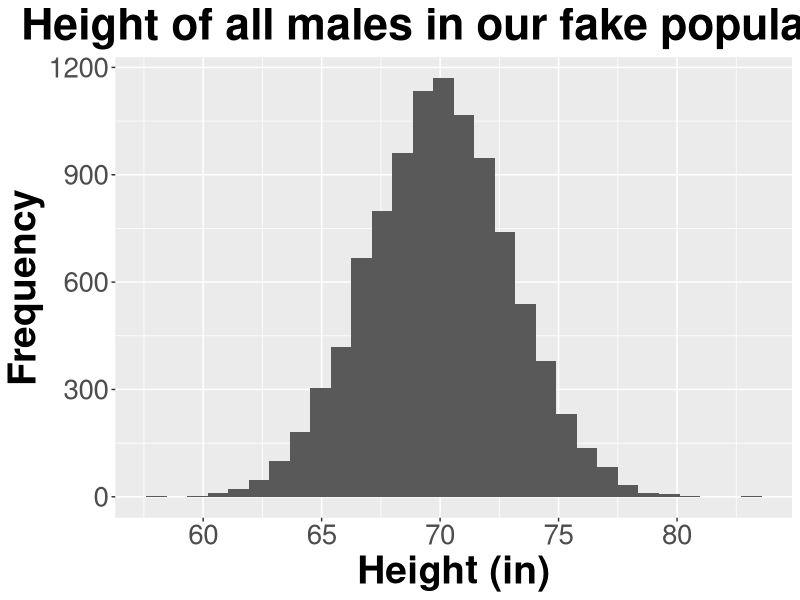
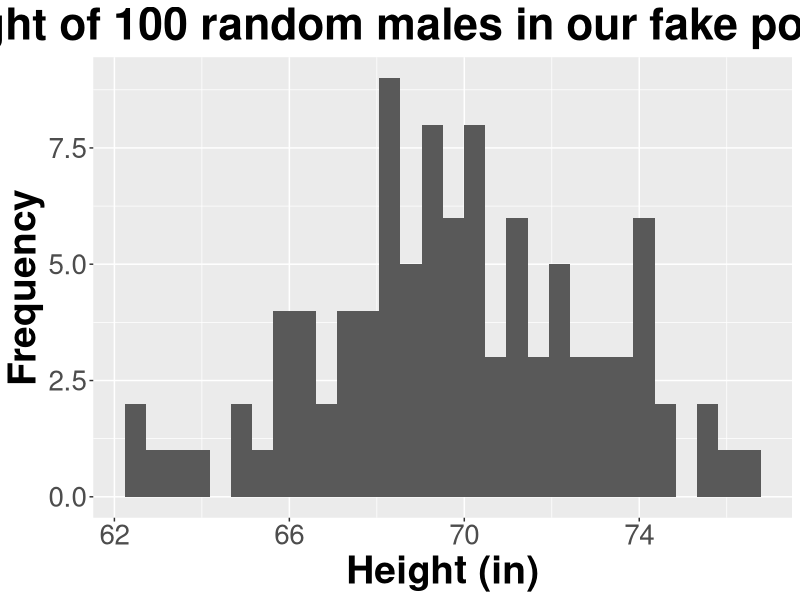
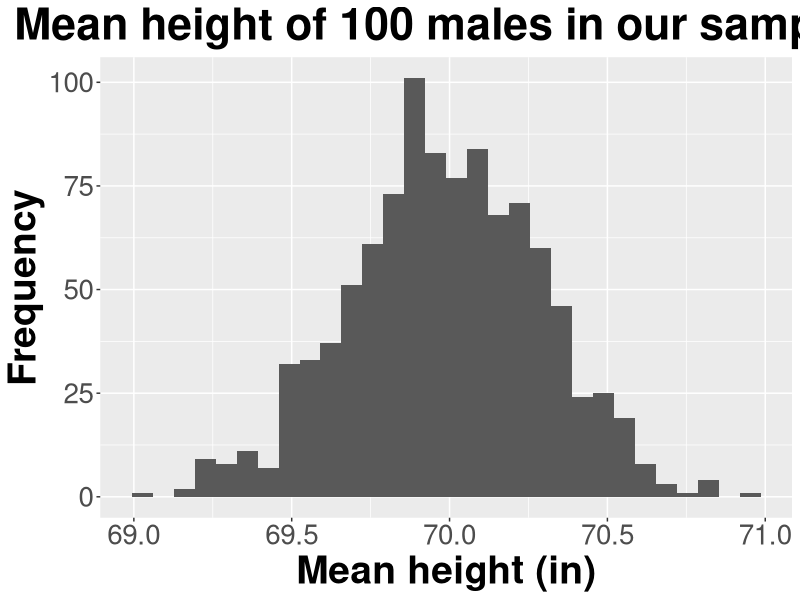
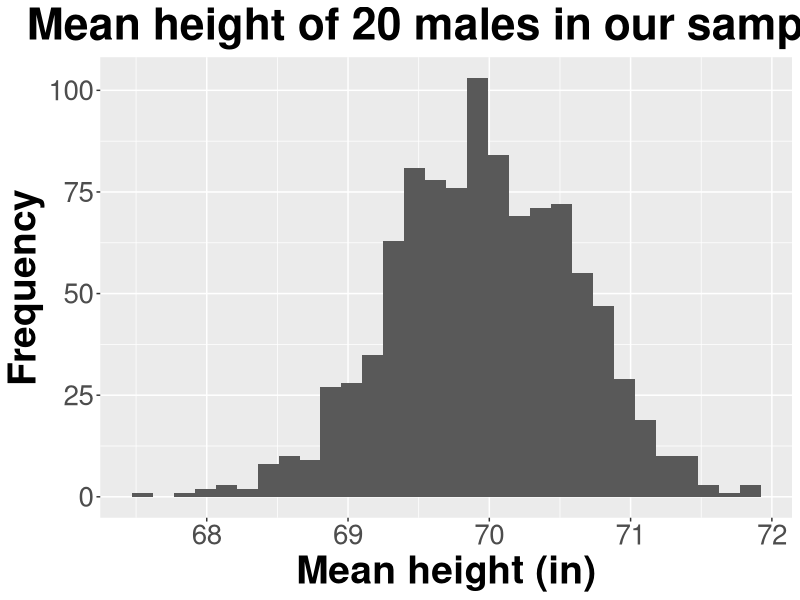
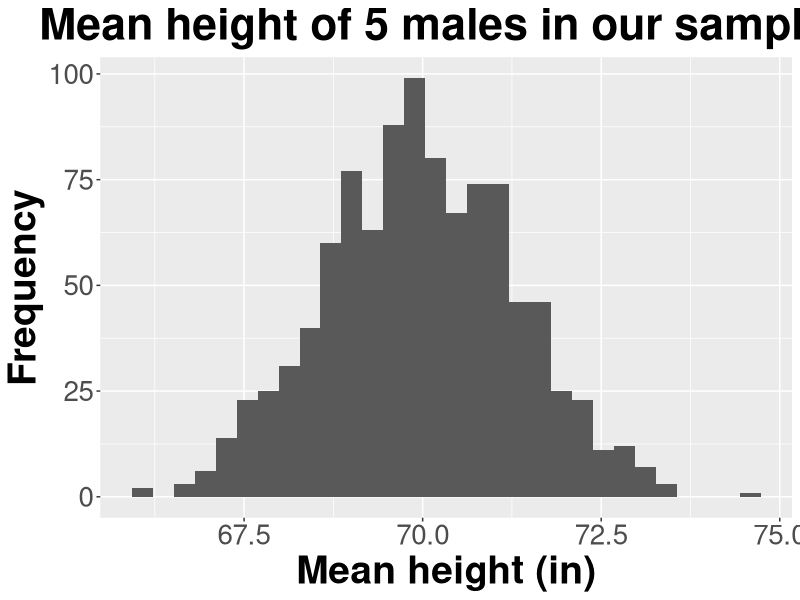
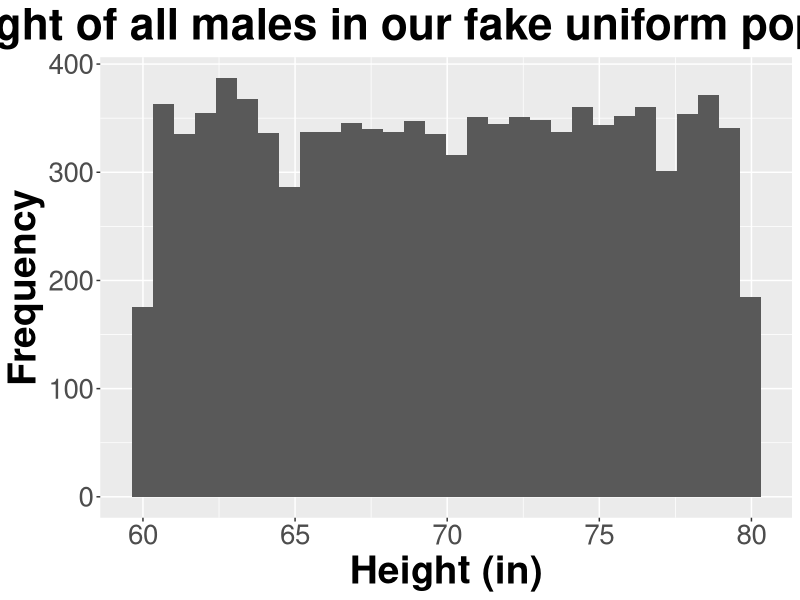
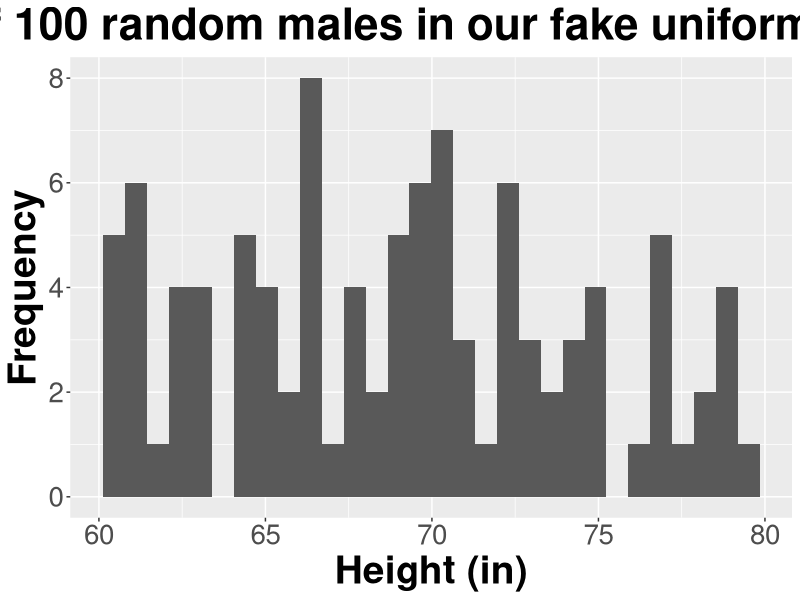
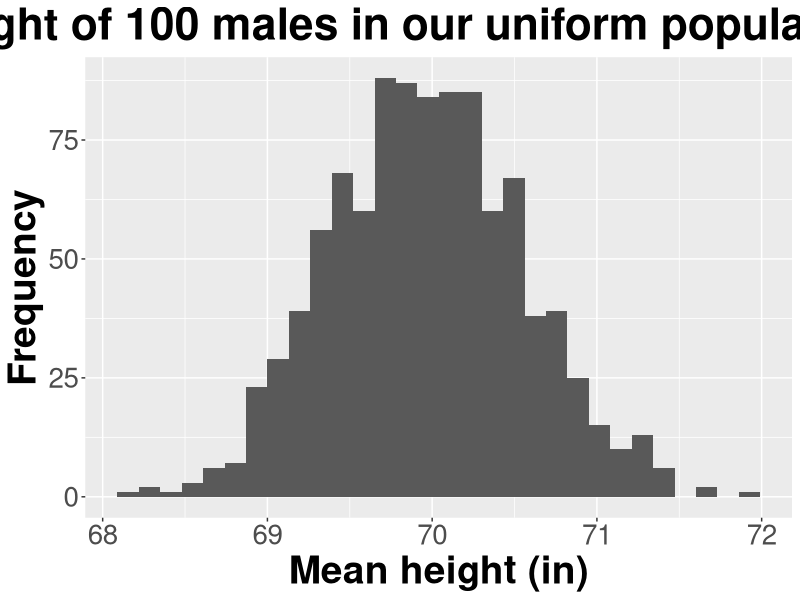

The R script that drew these images, in order:
#plots from 2. Estimation and probability.ppt


#create "population" of males####

population_size <- 10000
set.seed(42)
population_norm <- data.frame(id = 1:population_size, 
                         height = rnorm(population_size, 70, 3))

require(ggplot2)

ggplot(population_norm, aes_string("height")) + 
  geom_histogram(size=3) +
  xlab("Height (in)")+
  ylab("Frequency")+
  ggtitle("Height of all males in our fake population")+
  theme(axis.title.x = element_text(face="bold", size=28), 
        axis.title.y = element_text(face="bold", size=28), 
        axis.text.y  = element_text(size=20),
        axis.text.x  = element_text(size=20), 
        legend.text =element_text(size=20),
        legend.title = element_text(size=20, face="bold"),
        legend.position = "bottom",
        plot.title = element_text(hjust = 0.5, face="bold", size=32))

#sample a 100 of these####

sample_1 <- population_norm[sample(nrow(population_norm), 100),]
ggplot(sample_1, aes_string("height")) + 
  geom_histogram(size=3) +
  xlab("Height (in)")+
  ylab("Frequency")+
  ggtitle("Height of 100 random males in our fake population")+
  theme(axis.title.x = element_text(face="bold", size=28), 
        axis.title.y = element_text(face="bold", size=28), 
        axis.text.y  = element_text(size=20),
        axis.text.x  = element_text(size=20), 
        legend.text =element_text(size=20),
        legend.title = element_text(size=20, face="bold"),
        legend.position = "bottom",
        plot.title = element_text(hjust = 0.5, face="bold", size=32))
mean(sample_1$height)
sd(sample_1$height)

#now do this a 1000 times and record the mean of each time#####
number_of_samples <- 1000
sample_outcomes <- data.frame(mean = rep(NA, number_of_samples), sd = NA)

for (i in 1:number_of_samples){
  sample_1 <- population_norm[sample(nrow(population_norm), 100),]
  sample_outcomes$mean[i] <- mean(sample_1$height)
  sample_outcomes$sd[i] <- sd(sample_1$height)
  
}

ggplot(sample_outcomes, aes_string("mean")) + 
  geom_histogram(size=3) +
  xlab("Mean height (in)")+
  ylab("Frequency")+
  ggtitle("Mean height of 100 males in our samples")+
  theme(axis.title.x = element_text(face="bold", size=28), 
        axis.title.y = element_text(face="bold", size=28), 
        axis.text.y  = element_text(size=20),
        axis.text.x  = element_text(size=20), 
        legend.text =element_text(size=20),
        legend.title = element_text(size=20, face="bold"),
        legend.position = "bottom",
        plot.title = element_text(hjust = 0.5, face="bold", size=32))
mean(sample_outcomes$mean)
sd(sample_outcomes$mean)

#what if we only sampled 20####
##now do this a 1000 times and record it
number_of_samples <- 1000
sample_outcomes <- data.frame(mean = rep(NA, number_of_samples), sd = NA)

for (i in 1:number_of_samples){
  sample_1 <- population_norm[sample(nrow(population_norm), 20),]
  sample_outcomes$mean[i] <- mean(sample_1$height)
  sample_outcomes$sd[i] <- sd(sample_1$height)
  
}

ggplot(sample_outcomes, aes_string("mean")) + 
  geom_histogram(size=3) +
  xlab("Mean height (in)")+
  ylab("Frequency")+
  ggtitle("Mean height of 20 males in our samples")+
  theme(axis.title.x = element_text(face="bold", size=28), 
        axis.title.y = element_text(face="bold", size=28), 
        axis.text.y  = element_text(size=20),
        axis.text.x  = element_text(size=20), 
        legend.text =element_text(size=20),
        legend.title = element_text(size=20, face="bold"),
        legend.position = "bottom",
        plot.title = element_text(hjust = 0.5, face="bold", size=32))
mean(sample_outcomes$mean)
sd(sample_outcomes$mean)

#what if we only sampled 5####
##now do this a 1000 times and record it
number_of_samples <- 1000
sample_outcomes <- data.frame(mean = rep(NA, number_of_samples), sd = NA)

for (i in 1:number_of_samples){
  sample_1 <- population_norm[sample(nrow(population_norm), 5),]
  sample_outcomes$mean[i] <- mean(sample_1$height)
  sample_outcomes$sd[i] <- sd(sample_1$height)
  
}

ggplot(sample_outcomes, aes_string("mean")) + 
  geom_histogram(size=3) +
  xlab("Mean height (in)")+
  ylab("Frequency")+
  ggtitle("Mean height of 5 males in our samples")+
  theme(axis.title.x = element_text(face="bold", size=28), 
        axis.title.y = element_text(face="bold", size=28), 
        axis.text.y  = element_text(size=20),
        axis.text.x  = element_text(size=20), 
        legend.text =element_text(size=20),
        legend.title = element_text(size=20, face="bold"),
        legend.position = "bottom",
        plot.title = element_text(hjust = 0.5, face="bold", size=32))
mean(sample_outcomes$mean)
sd(sample_outcomes$mean)

#what if underlying data not normal?

#create "population" of males from uniform group ####

population_size <- 10000
set.seed(42)
population_unif <- data.frame(id = 1:population_size, 
                         height = runif(population_size, 60, 80))

ggplot(population_unif, aes_string("height")) + 
  geom_histogram(size=3) +
  xlab("Height (in)")+
  ylab("Frequency")+
  ggtitle("Height of all males in our fake uniform population")+
  theme(axis.title.x = element_text(face="bold", size=28), 
        axis.title.y = element_text(face="bold", size=28), 
        axis.text.y  = element_text(size=20),
        axis.text.x  = element_text(size=20), 
        legend.text =element_text(size=20),
        legend.title = element_text(size=20, face="bold"),
        legend.position = "bottom",
        plot.title = element_text(hjust = 0.5, face="bold", size=32))

#sample a 100 of these####

sample_unif_1 <- population_unif[sample(nrow(population_unif), 100),]
ggplot(sample_unif_1, aes_string("height")) + 
  geom_histogram(size=3) +
  xlab("Height (in)")+
  ylab("Frequency")+
  ggtitle("Height of 100 random males in our fake uniform population")+
  theme(axis.title.x = element_text(face="bold", size=28), 
        axis.title.y = element_text(face="bold", size=28), 
        axis.text.y  = element_text(size=20),
        axis.text.x  = element_text(size=20), 
        legend.text =element_text(size=20),
        legend.title = element_text(size=20, face="bold"),
        legend.position = "bottom",
        plot.title = element_text(hjust = 0.5, face="bold", size=32))


#now do this a 1000 times and record the mean each time ####
number_of_samples <- 1000
sample_outcomes <- data.frame(mean = rep(NA, number_of_samples), sd = NA)

for (i in 1:number_of_samples){
  sample_unif_1 <- population_unif[sample(nrow(population_unif), 100),]
  sample_outcomes$mean[i] <- mean(sample_unif_1$height)
  sample_outcomes$sd[i] <- sd(sample_unif_1$height)
  
}

ggplot(sample_outcomes, aes_string("mean")) + 
  geom_histogram(size=3) +
  xlab("Mean height (in)")+
  ylab("Frequency")+
  ggtitle("Mean height of 100 males in our uniform population samples")+
  theme(axis.title.x = element_text(face="bold", size=28), 
        axis.title.y = element_text(face="bold", size=28), 
        axis.text.y  = element_text(size=20),
        axis.text.x  = element_text(size=20), 
        legend.text =element_text(size=20),
        legend.title = element_text(size=20, face="bold"),
        legend.position = "bottom",
        plot.title = element_text(hjust = 0.5, face="bold", size=32))

#error bars in practice####
#back to our normal population of males
#using 2 se as rule of thumb
number_of_samples <- 20
sample_outcomes <- data.frame(mean = rep(NA, number_of_samples), sd = NA, se = NA)

for (i in 1:number_of_samples){
  sample_1 <- population_norm[sample(nrow(population_norm), 100),]
  sample_outcomes$mean[i] <- mean(sample_1$height)
  sample_outcomes$sd[i] <- sd(sample_1$height)
  sample_outcomes$se <- sd(sample_1$height)/sqrt(100)
}
sample_outcomes$sample <- as.factor(1:number_of_samples)
ggplot(sample_outcomes
       , aes_string(x="sample", y="mean")) +
  geom_point(size = 3) +
  geom_errorbar(aes(ymin=mean-(2*se), ymax=mean+(2*se)), size=1.5)+
  geom_hline(aes(yintercept=70)) +
  ylab("Mean")+
  xlab("Sample")+
  ggtitle("Variation in error bars")+
  theme(axis.title.x = element_text(face="bold", size=28), 
        axis.title.y = element_text(face="bold", size=28), 
        axis.text.y  = element_text(size=20),
        axis.text.x  = element_text(size=20), 
        legend.text =element_text(size=20),
        legend.title = element_text(size=20, face="bold"),
        plot.title = element_text(hjust = 0.5, face="bold", size=32))

#need for clarity

#error bars in practice
#using 2 se as rule of thumb
number_of_samples <- 1
sample_outcomes <- data.frame(mean = rep(NA, number_of_samples), sd = NA, se = NA)

for (i in 1:number_of_samples){
  sample_1 <- population_norm[sample(nrow(population_norm), 100),]
  sample_outcomes$mean[i] <- mean(sample_1$height)
  sample_outcomes$sd[i] <- sd(sample_1$height)
  sample_outcomes$se <- sd(sample_1$height)/sqrt(100)
}
sample_outcomes$sample <- as.factor(1:number_of_samples)

sample_1$sample <- "Data"
sample_1$data <- sample_1$height
onese <- sample_outcomes
onese$sample <- "+- 1 standard error"
onese$data <- onese$mean
onese$bar_length <-  onese$se
twosd <- sample_outcomes
twosd$sample <- "+- 2 standard error ~ \n 95% confidence interval"
twosd$data <- twosd$mean
twosd$bar_length <-  onese$se * 2
onesd <- sample_outcomes
onesd$sample <- "+- 1 standard deviation"
onesd$data <- onesd$mean
onesd$bar_length <-  onese$sd

example_clarity <- merge(sample_1, onese, all.x =T, all.y = T)
example_clarity <- merge(example_clarity, twosd, all.x =T, all.y = T)
example_clarity <- merge(example_clarity, onesd, all.x =T, all.y = T)

require(plyr)
example_clarity$sample <- relevel(as.factor(example_clarity$sample), "Data")

ggplot(example_clarity
       , aes_string(x="sample", y="data")) +
  geom_point(size = 3) +
  geom_errorbar(aes(ymin=mean-bar_length, ymax=mean+bar_length), size=1.5)+
  ylab("Height")+
  xlab("")+
  ggtitle("Variation in error bar display")+
  theme(axis.title.x = element_text(face="bold", size=28), 
        axis.title.y = element_text(face="bold", size=28), 
        axis.text.y  = element_text(size=20),
        axis.text.x  = element_text(size=20), 
        legend.text =element_text(size=20),
        legend.title = element_text(size=20, face="bold"),
        plot.title = element_text(hjust = 0.5, face="bold", size=32))

#comparing groups
#
summarySE <- function(data=NULL, measurevar, groupvars=NULL, na.rm=FALSE,
conf.interval=.95, .drop=TRUE) {
  library(plyr)
  
  # New version of length which can handle NA's: if na.rm==T, don't count them
  length2 <- function (x, na.rm=FALSE) {
    if (na.rm) sum(!is.na(x))
    else       length(x)
  }
  
  # This does the summary. For each group's data frame, return a vector with
  # N, mean, and sd
  datac <- ddply(data, groupvars, .drop=.drop,
                 .fun = function(xx, col) {
                   c(N    = length2(xx[[col]], na.rm=na.rm),
                     mean = mean   (xx[[col]], na.rm=na.rm),
                     sd   = sd     (xx[[col]], na.rm=na.rm)
                   )
                 },
                 measurevar
  )
  
  # Rename the "mean" column
  #  datac <- rename(datac, c("mean" = measurevar))
  
  datac$se <- datac$sd / sqrt(datac$N)  # Calculate standard error of the mean
  
  # Confidence interval multiplier for standard error
  # Calculate t-statistic for confidence interval:
  # e.g., if conf.interval is .95, use .975 (above/below), and use df=N-1
  ciMult <- qt(conf.interval/2 + .5, datac$N-1)
  datac$ci <- datac$se * ciMult
  
  return(datac)
}

#BAR PLOTS####
#Now let's use this to get the confidence intervals for each month and plot them
monthly_wind_data <- summarySE(airquality, measurevar = "Wind", groupvars = "Month")
#look at it
monthly_wind_data

#now plot it in ggplot2

require(ggplot2)

ggplot(monthly_wind_data
       , aes_string(x="Month", y="mean")) +
  geom_col(size = 3) +
  geom_errorbar(aes(ymin=mean-ci, ymax=mean+ci), size=1.5) +
  ylab("Wind speed (mph)")+ggtitle("Wind speed over time")+
  theme(axis.title.x = element_text(face="bold", size=28), 
        axis.title.y = element_text(face="bold", size=28), 
        axis.text.y  = element_text(size=20),
        axis.text.x  = element_text(size=20), 
        legend.text =element_text(size=20),
        legend.title = element_text(size=20, face="bold"),
        plot.title = element_text(hjust = 0.5, face="bold", size=32))
#or better
ggplot(monthly_wind_data
       , aes_string(x="Month", y="mean")) +
  geom_point(size = 3) +
  geom_errorbar(aes(ymin=mean-ci, ymax=mean+ci), size=1.5) +
  ylab("Wind speed (mph)")+ggtitle("Wind speed over time")+
  theme(axis.title.x = element_text(face="bold", size=28), 
        axis.title.y = element_text(face="bold", size=28), 
        axis.text.y  = element_text(size=20),
        axis.text.x  = element_text(size=20), 
        legend.text =element_text(size=20),
        legend.title = element_text(size=20, face="bold"),
        plot.title = element_text(hjust = 0.5, face="bold", size=32))+
  ylim(c(0,13.2)) #watch for truncated axes!

#probabilty####
#
die_roll <- data.frame(Number = 1:6, Probability = rep(1/6,6))
ggplot(die_roll, aes_string(x="Number", y= "Probability")) +
  geom_col(color = "orange", fill="orange") +
  theme(axis.title.x = element_text(face="bold", size=28), 
        axis.title.y = element_text(face="bold", size=28), 
        axis.text.y  = element_text(size=20),
        axis.text.x  = element_text(size=20), 
        legend.text =element_text(size=20),
        legend.title = element_text(size=20, face="bold"),
        plot.title = element_text(hjust = 0.5, face="bold", size=32))


#normal curve
ggplot(data = data.frame(x = c(-3, 3)), aes(x)) +
  stat_function(fun = dnorm, n = 101, args = list(mean = 0, sd = 1), size = 3, color = "orange") + 
  ylab("Probablity") +
  xlab("")+
  theme(axis.title.x = element_text(face="bold", size=28), 
        axis.title.y = element_text(face="bold", size=28), 
        axis.text.y  = element_text(size=20),
        axis.text.x  = element_text(size=20), 
        legend.text =element_text(size=20),
        legend.title = element_text(size=20, face="bold"),
        plot.title = element_text(hjust = 0.5, face="bold", size=32))

#fill in portion
#https://dkmathstats.com/plotting-normal-distributions-in-r-using-ggplot2/
# Shading from x = -1 to x = 1 (within one std deviation):

dnorm_one_sd <- function(x){
  norm_one_sd <- dnorm(x)
  # Have NA values outside interval x in [-1, 1]:
  norm_one_sd[x <= -1 | x >= 1] <- NA
  return(norm_one_sd)
}

ggplot(data = data.frame(x = c(-3, 3)), aes(x)) +
  stat_function(fun = dnorm, n = 101, args = list(mean = 0, sd = 1), size = 3, color = "orange") + 
  stat_function(fun = dnorm_one_sd, geom = "area", fill = "purple") +
  ylab("Probablity") +
  xlab("")+
  theme(axis.title.x = element_text(face="bold", size=28), 
        axis.title.y = element_text(face="bold", size=28), 
        axis.text.y  = element_text(size=20),
        axis.text.x  = element_text(size=20), 
        legend.text =element_text(size=20),
        legend.title = element_text(size=20, face="bold"),
        plot.title = element_text(hjust = 0.5, face="bold", size=32))

#rolling 2 die simulation
number_of_rolls <- 1000
sum_of_rolls <- data.frame(index = 1:number_of_rolls, Sum = NA)
for (i in 1:number_of_rolls){
  dice_roll_trial <- sample(1:6, size = 2, replace = TRUE)
  sum_of_rolls$Sum[i] <- sum(dice_roll_trial)
}
ggplot(sum_of_rolls, aes_string(x="Sum")) +
  geom_histogram(color = "orange", fill="orange") +
  ylab("Frequency") +
  theme(axis.title.x = element_text(face="bold", size=28), 
        axis.title.y = element_text(face="bold", size=28), 
        axis.text.y  = element_text(size=20),
        axis.text.x  = element_text(size=20), 
        legend.text =element_text(size=20),
        legend.title = element_text(size=20, face="bold"),
        plot.title = element_text(hjust = 0.5, face="bold", size=32))

#use larger number to approximate discrete distribution
require(reshape2)
number_of_rolls <- 100000
sum_of_rolls <- data.frame(index = 1:number_of_rolls, Sum = NA)
for (i in 1:number_of_rolls){
  dice_roll_trial <- sample(1:6, size = 2, replace = TRUE)
  sum_of_rolls$Sum[i] <- sum(dice_roll_trial)
}
sum_of_rolls_df <- dcast(sum_of_rolls, Sum ~ "Probability", length )
sum_of_rolls_df$Probability <- sum_of_rolls_df$Probability/number_of_rolls
ggplot(sum_of_rolls_df, aes_string(x="Sum", y="Probability")) +
  geom_col(color = "orange", fill="orange") +
  ylab("Probability") +
  scale_x_continuous(breaks = c(2:12))+
  theme(axis.title.x = element_text(face="bold", size=28), 
        axis.title.y = element_text(face="bold", size=28), 
        axis.text.y  = element_text(size=20),
        axis.text.x  = element_text(size=20), 
        legend.text =element_text(size=20),
        legend.title = element_text(size=20, face="bold"),
        plot.title = element_text(hjust = 0.5, face="bold", size=32))
